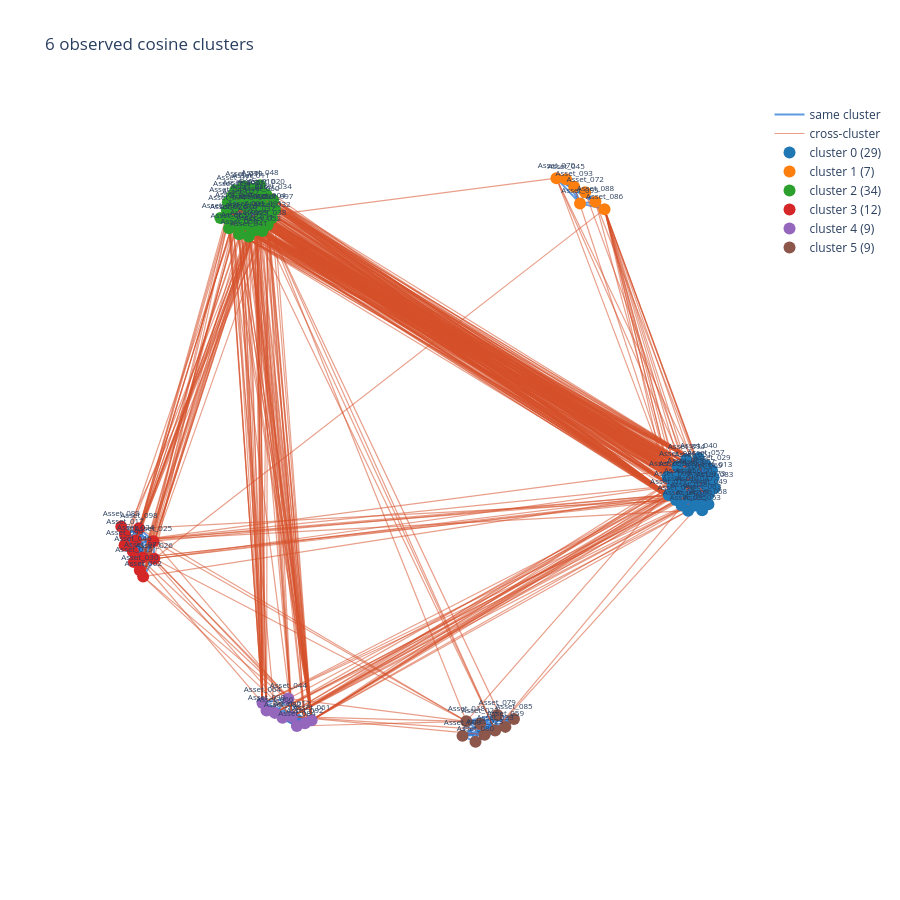

The cell this chart's notebook holds for it:
### Markdown cell above
## Observed feature cosine

### Code cell
import plotly.graph_objects as go
import networkx as nx
from sklearn.cluster import AgglomerativeClustering

def plot_cluster_graph(sim, cluster_labels, title, lo_intra=0.0, lo_inter=0.45):
    G = nx.Graph()
    for i, name in enumerate(assets):
        G.add_node(name, cluster=int(cluster_labels[i]))
    for i in range(len(assets)):
        for j in range(i + 1, len(assets)):
            w = float(sim[i, j])
            same = cluster_labels[i] == cluster_labels[j]
            if same and w >= lo_intra:
                G.add_edge(assets[i], assets[j], weight=w, intra=True)
            elif (not same) and w >= lo_inter:
                G.add_edge(assets[i], assets[j], weight=w, intra=False)
    intra = [(u, v) for u, v, d in G.edges(data=True) if d["intra"]]
    inter = [(u, v) for u, v, d in G.edges(data=True) if not d["intra"]]
    rng = np.random.default_rng(0)
    k = int(np.max(cluster_labels) + 1)
    angles = np.linspace(0, 2 * np.pi, k, endpoint=False)
    centers = {c: 2.2 * np.array([np.cos(a), np.sin(a)]) for c, a in enumerate(angles)}
    pos0 = {
        name: centers[data["cluster"]] + rng.normal(scale=0.18, size=2)
        for name, data in G.nodes(data=True)
    }
    G_layout = nx.Graph()
    G_layout.add_nodes_from(G.nodes)
    G_layout.add_edges_from(
        (u, v, {"weight": max(G[u][v]["weight"], 1e-3)}) for u, v in intra
    )
    pos = nx.spring_layout(G_layout, pos=pos0, seed=0, weight="weight", k=1.8, iterations=80)

    def edge_trace(pairs, color, width, name):
        x, y, hx, hy, hover = [], [], [], [], []
        for u, v in pairs:
            x += [pos[u][0], pos[v][0], None]
            y += [pos[u][1], pos[v][1], None]
            hx.append(0.5 * (pos[u][0] + pos[v][0]))
            hy.append(0.5 * (pos[u][1] + pos[v][1]))
            hover.append(f"{u} — {v}<br>cosine {G[u][v]['weight']:.3f}")
        line = go.Scatter(
            x=x, y=y, mode="lines", name=name, hoverinfo="skip",
            line=dict(color=color, width=width),
        )
        dots = go.Scatter(
            x=hx, y=hy, mode="markers", name=f"{name} cosine",
            marker=dict(size=6, color=color, opacity=0),
            hovertemplate="%{text}<extra></extra>",
            text=hover,
            showlegend=False,
        )
        return line, dots

    fig = go.Figure()
    intra_line, intra_hover = edge_trace(intra, "rgba(42,120,214,0.75)", 2.0, "same cluster")
    inter_line, inter_hover = edge_trace(inter, "rgba(214, 80, 42, 0.55)", 1.2, "cross-cluster")
    fig.add_trace(intra_line)
    fig.add_trace(inter_line)
    fig.add_trace(intra_hover)
    fig.add_trace(inter_hover)
    palette = [
        "#1f77b4", "#ff7f0e", "#2ca02c", "#d62728", "#9467bd",
        "#8c564b", "#e377c2", "#7f7f7f", "#bcbd22", "#17becf", "#393b79",
    ]
    for c in range(k):
        nodes = [n for n in G.nodes if G.nodes[n]["cluster"] == c]
        fig.add_trace(go.Scatter(
            x=[pos[n][0] for n in nodes],
            y=[pos[n][1] for n in nodes],
            mode="markers+text",
            name=f"cluster {c} ({len(nodes)})",
            text=nodes,
            textposition="top center",
            textfont=dict(size=8),
            marker=dict(size=12, color=palette[c % len(palette)]),
            hovertemplate="%{text}<br>cluster %{meta}<extra></extra>",
            meta=[c] * len(nodes),
        ))
    fig.update_layout(
        title=title, width=900, height=900, showlegend=True,
        xaxis=dict(visible=False),
        yaxis=dict(visible=False, scaleanchor="x"),
        plot_bgcolor="white",
    )
    fig.show()


train_days = np.asarray(dates <= TRAIN_END)
mean_cos = np.nanmean(cosine[:, :, train_days], axis=2)
cos_dist = np.clip(1.0 - mean_cos, 0, 2)
np.fill_diagonal(cos_dist, 0)
cos_labels = AgglomerativeClustering(
    n_clusters=n_clusters, metric="precomputed", linkage="complete"
).fit_predict(cos_dist)
print("observed cosine sizes")
print(pd.Series(cos_labels).value_counts().sort_index())
plot_cluster_graph(mean_cos, cos_labels, f"{n_clusters} observed cosine clusters")

### Figure 1 — Plotly figure (JSON) as saved in the notebook; plotly's stock layout.template omitted (floating-point values rounded to 4 significant figures; data arrays with more than 128 entries replaced by an {"elided": "..."} marker saying what was removed)
{"data": [{"hoverinfo": "skip", "line": {"color": "rgba(42,120,214,0.75)", "width": 2}, "mode": "lines", "name": "same cluster", "type": "scatter", "x": {"elided": "3378 float values"}, "y": {"elided": "3378 float values"}}, {"hoverinfo": "skip", "line": {"color": "rgba(214, 80, 42, 0.55)", "width": 1.2}, "mode": "lines", "name": "cross-cluster", "type": "scatter", "x": {"elided": "1218 float values"}, "y": {"elided": "1218 float values"}}, {"hovertemplate": "%{text}<extra></extra>", "marker": {"color": "rgba(42,120,214,0.75)", "opacity": 0, "size": 6}, "mode": "markers", "name": "same cluster cosine", "showlegend": false, "text": {"elided": "1126 str values"}, "type": "scatter", "x": {"elided": "1126 float values"}, "y": {"elided": "1126 float values"}}, {"hovertemplate": "%{text}<extra></extra>", "marker": {"color": "rgba(214, 80, 42, 0.55)", "opacity": 0, "size": 6}, "mode": "markers", "name": "cross-cluster cosine", "showlegend": false, "text": {"elided": "406 str values"}, "type": "scatter", "x": {"elided": "406 float values"}, "y": {"elided": "406 float values"}}, {"hovertemplate": "%{text}<br>cluster %{meta}<extra></extra>", "marker": {"color": "#1f77b4", "size": 12}, "meta": [0, 0, 0, 0, 0, 0, 0, 0, 0, 0, 0, 0, 0, 0, 0, 0, 0, 0, 0, 0, 0, 0, 0, 0, 0, 0, 0, 0, 0], "mode": "markers+text", "name": "cluster 0 (29)", "text": ["Asset_008", "Asset_013", "Asset_014", "Asset_021", "Asset_028", "Asset_029", "Asset_035", "Asset_040", "Asset_042", "Asset_047", "Asset_049", "Asset_051", "Asset_053", "Asset_055", "Asset_056", "Asset_057", "Asset_058", "Asset_063", "Asset_067", "Asset_068", "Asset_069", "Asset_073", "Asset_077", "Asset_078", "Asset_083", "Asset_091", "Asset_094", "Asset_096", "Asset_100"], "textfont": {"size": 8}, "textposition": "top center", "type": "scatter", "x": [0.8131, 0.9412, 0.8388, 0.8287, 0.8287, 0.9362, 0.8618, 0.8948, 0.8412, 0.8832, 0.9261, 0.8773, 0.9055, 0.7979, 0.8439, 0.9176, 0.9253, 0.9069, 0.8878, 0.8544, 0.9102, 0.92, 0.8012, 0.8641, 0.9448, 0.8817, 0.8565, 0.8242, 0.8794], "y": [-0.2014, -0.1755, -0.2188, -0.1408, -0.1719, -0.1519, -0.2782, -0.1138, -0.2609, -0.2191, -0.2276, -0.1421, -0.2766, -0.1727, -0.193, -0.1362, -0.2585, -0.2434, -0.1652, -0.1615, -0.1776, -0.2025, -0.229, -0.2357, -0.2073, -0.2616, -0.1195, -0.2452, -0.1928]}, {"hovertemplate": "%{text}<br>cluster %{meta}<extra></extra>", "marker": {"color": "#ff7f0e", "size": 12}, "meta": [1, 1, 1, 1, 1, 1, 1], "mode": "markers+text", "name": "cluster 1 (7)", "text": ["Asset_045", "Asset_070", "Asset_072", "Asset_086", "Asset_088", "Asset_093", "Asset_095"], "textfont": {"size": 8}, "textposition": "top center", "type": "scatter", "x": [0.4807, 0.4505, 0.5402, 0.6007, 0.5724, 0.5059, 0.5243], "y": [0.7567, 0.7601, 0.7164, 0.6633, 0.6863, 0.7333, 0.6813]}, {"hovertemplate": "%{text}<br>cluster %{meta}<extra></extra>", "marker": {"color": "#2ca02c", "size": 12}, "meta": [2, 2, 2, 2, 2, 2, 2, 2, 2, 2, 2, 2, 2, 2, 2, 2, 2, 2, 2, 2, 2, 2, 2, 2, 2, 2, 2, 2, 2, 2, 2, 2, 2, 2], "mode": "markers+text", "name": "cluster 2 (34)", "text": ["Asset_001", "Asset_002", "Asset_003", "Asset_004", "Asset_005", "Asset_006", "Asset_007", "Asset_010", "Asset_011", "Asset_016", "Asset_019", "Asset_020", "Asset_027", "Asset_031", "Asset_032", "Asset_034", "Asset_036", "Asset_037", "Asset_038", "Asset_039", "Asset_041", "Asset_043", "Asset_048", "Asset_050", "Asset_052", "Asset_054", "Asset_060", "Asset_065", "Asset_074", "Asset_075", "Asset_076", "Asset_081", "Asset_087", "Asset_097"], "textfont": {"size": 8}, "textposition": "top center", "type": "scatter", "x": [-0.5179, -0.512, -0.5337, -0.4534, -0.5107, -0.5574, -0.5986, -0.4859, -0.5033, -0.5423, -0.5383, -0.4556, -0.5343, -0.4912, -0.4378, -0.4342, -0.5078, -0.4859, -0.4511, -0.5254, -0.5104, -0.5753, -0.475, -0.5402, -0.4677, -0.5632, -0.4723, -0.5716, -0.5784, -0.5525, -0.5731, -0.4646, -0.4843, -0.4289], "y": [0.6389, 0.6636, 0.7074, 0.6668, 0.6124, 0.6676, 0.6355, 0.7089, 0.728, 0.6316, 0.6062, 0.7092, 0.6781, 0.5975, 0.6358, 0.6929, 0.6946, 0.6259, 0.6136, 0.7345, 0.5782, 0.6852, 0.7376, 0.5848, 0.5948, 0.7024, 0.6865, 0.6036, 0.6599, 0.7222, 0.6314, 0.6394, 0.6636, 0.6621]}, {"hovertemplate": "%{text}<br>cluster %{meta}<extra></extra>", "marker": {"color": "#d62728", "size": 12}, "meta": [3, 3, 3, 3, 3, 3, 3, 3, 3, 3, 3, 3], "mode": "markers+text", "name": "cluster 3 (12)", "text": ["Asset_015", "Asset_017", "Asset_024", "Asset_025", "Asset_026", "Asset_030", "Asset_046", "Asset_062", "Asset_071", "Asset_089", "Asset_098", "Asset_099"], "textfont": {"size": 8}, "textposition": "top center", "type": "scatter", "x": [-0.8686, -0.8965, -0.8633, -0.8079, -0.8052, -0.8502, -0.8721, -0.8398, -0.8413, -0.9081, -0.8529, -0.8979], "y": [-0.4387, -0.354, -0.371, -0.3735, -0.4283, -0.4639, -0.4049, -0.4841, -0.4243, -0.328, -0.3331, -0.386]}, {"hovertemplate": "%{text}<br>cluster %{meta}<extra></extra>", "marker": {"color": "#9467bd", "size": 12}, "meta": [4, 4, 4, 4, 4, 4, 4, 4, 4], "mode": "markers+text", "name": "cluster 4 (9)", "text": ["Asset_012", "Asset_044", "Asset_061", "Asset_064", "Asset_066", "Asset_082", "Asset_084", "Asset_090", "Asset_092"], "textfont": {"size": 8}, "textposition": "top center", "type": "scatter", "x": [-0.3754, -0.3865, -0.3138, -0.4673, -0.4288, -0.4048, -0.3598, -0.4546, -0.3349], "y": [-0.9213, -0.865, -0.9326, -0.8786, -0.9095, -0.925, -0.9505, -0.9022, -0.9419]}, {"hovertemplate": "%{text}<br>cluster %{meta}<extra></extra>", "marker": {"color": "#8c564b", "size": 12}, "meta": [5, 5, 5, 5, 5, 5, 5, 5, 5], "mode": "markers+text", "name": "cluster 5 (9)", "text": ["Asset_009", "Asset_018", "Asset_022", "Asset_023", "Asset_033", "Asset_059", "Asset_079", "Asset_080", "Asset_085"], "textfont": {"size": 8}, "textposition": "top center", "type": "scatter", "x": [0.1573, 0.1692, 0.2122, 0.2263, 0.2592, 0.2912, 0.2657, 0.198, 0.318], "y": [-0.9813, -0.9359, -0.9433, -0.9777, -0.9643, -0.9533, -0.9164, -1.0, -0.929]}], "layout": {"height": 900, "plot_bgcolor": "white", "showlegend": true, "title": {"text": "6 observed cosine clusters"}, "width": 900, "xaxis": {"visible": false}, "yaxis": {"scaleanchor": "x", "visible": false}}}
